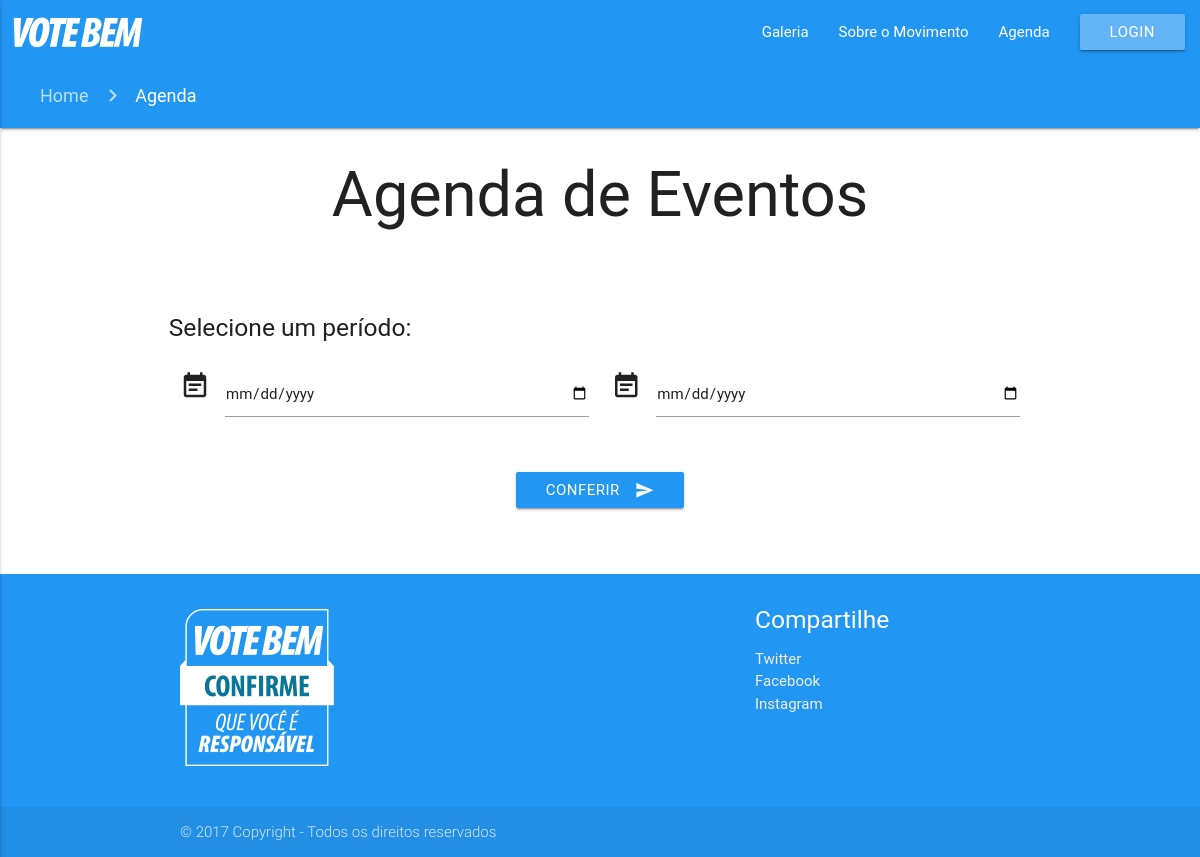
The app's page /agenda.php, older data.
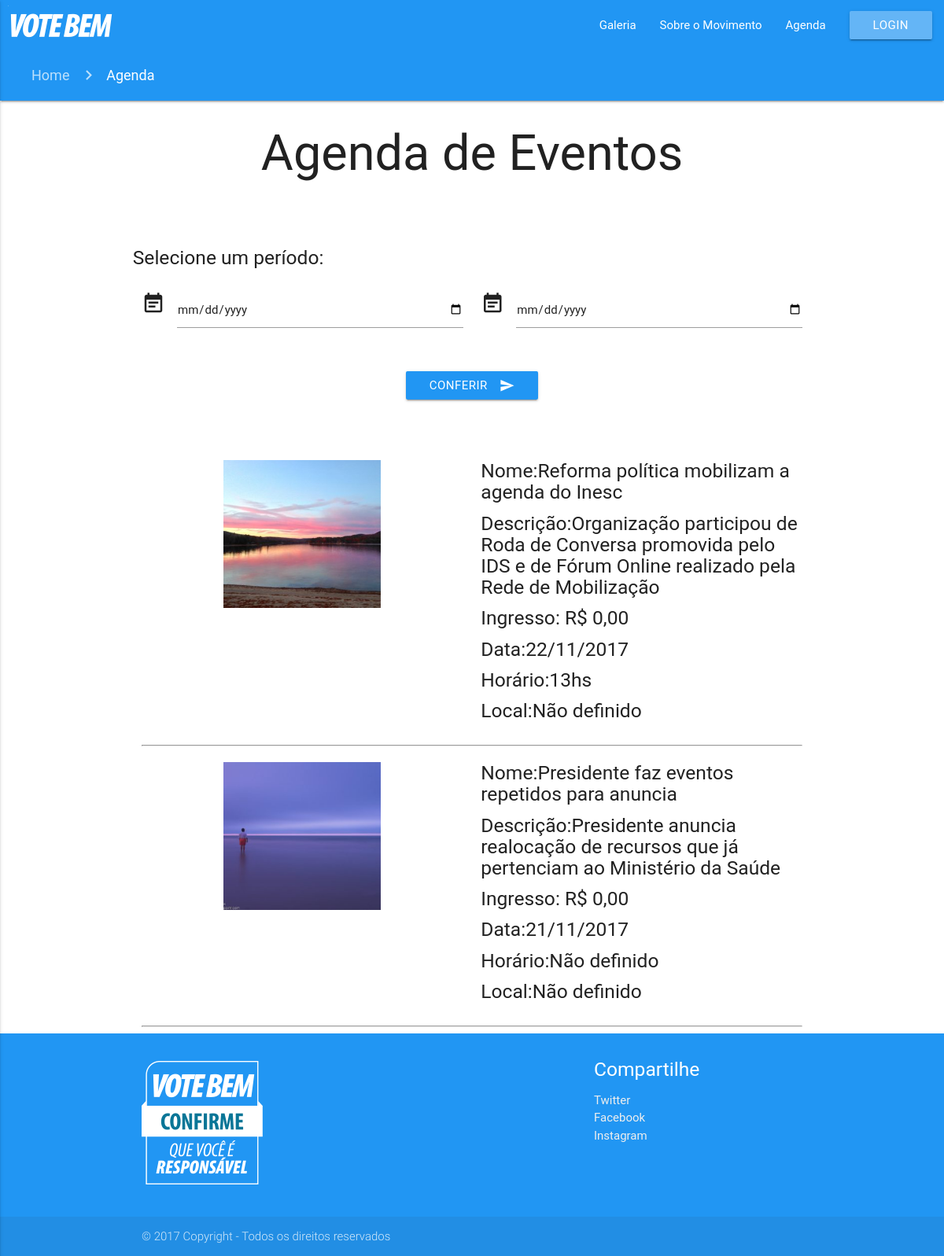
The same page, newer data.
### tables this page shows
CREATE TABLE `tb_eventos` (
  `id_evento` int(6) NOT NULL,
  `nome` varchar(200) NOT NULL,
  `imagem` varchar(200) DEFAULT NULL,
  `descricao` varchar(200) NOT NULL,
  `ingresso` float NOT NULL,
  `data` varchar(200) NOT NULL,
  `horario` varchar(200) NOT NULL,
  `local` varchar(200) NOT NULL
);

### agenda.php (the view, shortened to what this page needs)
<!DOCTYPE html>
<html lang="pt-br">
	<head>
		<link type="text/css" rel="stylesheet" href="css/materialize.min.css" media="screen,projection" />
		<link rel="stylesheet" href="css/estilo.css">
	</head>
	<?php
		if(isset($_POST['periodo'])){
				$dataInicial = $_POST['dataInicial'];
				$dataFinal   = $_POST['dataFinal'];
				$order = "WHERE data BETWEEN '$dataInicial' AND '$dataFinal'";
		}else{
			$order = "";
		}
	?>
	<?php
		$sql = "SELECT * FROM tb_eventos $order";
		include "PaginasProcessamento/conexao.php";
		$vb = $banco -> prepare($sql);
		$vb -> execute();
	?>
	<body>
		<main>
			<?php include "PaginasProcessamento/nav.php"; ?>
				<nav>
					<div class="nav-wrapper blue espacamento-lateral">
						<div class="col s12">
							<a href="index.php" class="breadcrumb">Home</a>
							<a href="agenda.php" class="breadcrumb">Agenda</a>
						</div>
					</div>
				</nav>
			<div class='container'>
				<h1 class='center'>Agenda de Eventos</h1><br><br>
				<form method="POST" action="" class="col s12">
				<div class="row">
					<p><h5>Selecione um período:</h5></p>
					<div class="input-field col s12 m6">
						<i class="material-icons prefix">event_note</i>
						<input id="de" name="dataInicial" type="date" required class="validate">
					</div>
					<div class="input-field col s12 m6">
						<i class="material-icons prefix">event_note</i>
						<input id="ate" name="dataFinal" type="date" required class="validate">
					</div>
				</div>
				<div class="row">
					<div class="input-field col s12 m12 l12 center">
						<button class="btn waves-effect waves-light blue botao" type="submit" name="periodo">Conferir
							<i class="material-icons right">send</i>
						</button>
					</div>
				</div>
				<br><br>
			</form>
			<?php
				foreach($vb as $agenda){
					$nome         = $agenda["nome"];
					$imagem       = $agenda["imagem"];
					$descricao    = $agenda["descricao"];
					$ingresso     = $agenda["ingresso"];
					$ingresso     = ' R$ ' . number_format($ingresso, 2, ',', '.');
					$data         = $agenda["data"];
					$horario      = $agenda["horario"];
					$local        = $agenda["local"];
					echo "<div class='row'>
					<div class='col s12 m6 center'>
					 <img class='img' width='200px' height='200px' src='imgs/eventos/$imagem'>
					</div>
						<div class='col s12 m6'><a name='ev1'></a>
							<h5>Nome:$nome </h5>
							<h5>Descrição:$descricao</h5>
							<h5>Ingresso:$ingresso</h5>
							<h5>Data:$data</h5>
							<h5>Horário:$horario</h5>
							<h5>Local:$local</h5>
						</div>
				</div><hr>";
				}
			?>
			</div>
		</main>
		<footer class="page-footer blue">
			<div class="container">
				<div class="row">
					<div class="col l6 s12">
						<p><a href="index.php"><img src="imgs/footer-logo.png"></a></p>
					</div>
					<div class="col l4 offset-l2 s12">
						<h5 class="white-text">Compartilhe</h5>
						<ul>
							<li><a class="grey-text text-lighten-3" href="#!">Twitter</a></li>
							<li><a class="grey-text text-lighten-3" href="#!">Facebook</a></li>
							<li><a class="grey-text text-lighten-3" href="#!">Instagram</a></li>
						</ul>
					</div>
				</div>
			</div>
			<div class="footer-copyright">
				<div class="container">
					© 2017 Copyright - Todos os direitos reservados
				</div>
			</div>
		</footer>
	</body>
</html>

### PaginasProcessamento/nav.php (shortened to what this page needs)
<?php
			if(@$_SESSION['login'] == 1){
	    echo  "<nav>
				<div class=\"nav-wrapper blue\">
					<a href=\"index.php\" class=\"brand-logo\"><img src=\"imgs/nav-logo.png\" title=\"Vote bem\" alt=\"Vote Bem\"></a>
					<a href=\"#\" data-activates=\"mobile-demo\" class=\"button-collapse\"><i class=\"material-icons\">menu</i></a>
					<ul class=\"right hide-on-med-and-down\">
						<li><a href=\"PagsControle/painel.php\">Painel de Controle</a></li>
						<li><a href=\"galeria.php\">Galeria</a></li>
						<li><a href=\"sobre.php\">Sobre o Movimento</a></li>
						<li><a href=\"agenda.php\">Agenda</a></li>
						<li><a href=\"PaginasProcessamento/logoff.php\" class=\"waves-effect waves-light btn blue lighten-2\">Sair</a></li>
					</ul>
					<ul class=\"side-nav\" id=\"mobile-demo\">
						<li><a href=\"PagsControle/painel.php\">Painel de Controle</a></li>
						<li><a href=\"galeria.php\">Galeria</a></li>
						<li><a href=\"sobre.php\">Sobre o Movimento</a></li>
						<li><a href=\"agenda.php\">Agenda</a></li>
						<li><a href=\"login.php\">Login</a></li>
					</ul>
				</div>
			</nav>";
			}else{
				echo "<nav>
				<div class=\"nav-wrapper blue\">
					<a href=\"index.php\" class=\"brand-logo\"><img src=\"imgs/nav-logo.png\" title=\"Vote bem\" alt=\"Vote Bem\"></a>
					<a href=\"#\" data-activates=\"mobile-demo\" class=\"button-collapse\"><i class=\"material-icons\">menu</i></a>
					<ul class=\"right hide-on-med-and-down\">
						<li><a href=\"galeria.php\">Galeria</a></li>
						<li><a href=\"sobre.php\">Sobre o Movimento</a></li>
						<li><a href=\"agenda.php\">Agenda</a></li>
						<li><a href=\"login.php\" class=\"waves-effect waves-light btn blue lighten-2\">Login</a></li>
					</ul>
					<ul class=\"side-nav\" id=\"mobile-demo\">
						<li><a href=\"galeria.php\">Galeria</a></li>
						<li><a href=\"sobre.php\">Sobre o Movimento</a></li>
						<li><a href=\"agenda.php\">Agenda</a></li>
						<li><a href=\"login.php\">Login</a></li>
					</ul>
				</div>
			</nav>";
			}
			?>

### css/estilo.css (style rules this page uses)
html,body { height: 100%; }
body { display: flex; min-height: 100vh; flex-direction: column; }
main { flex: 1 0 auto; }
.espacamento-lateral { padding-left: 40px; }

### agenda.php (style rules this page uses)
.img { padding-top:3%; }
.botao { margin:0 auto; }

Row changes from the older to the newer data that the page shows:
added tb_eventos: imagem (picture), nome "Reforma política mobilizam a agenda do Inesc", descricao "Organização participou de Roda de Conversa promovida pelo IDS e de Fórum Online realizado pela Rede de Mobilização", ingresso "R$ 0,00", data "22/11/2017", horario "13hs", local "Não definido"
added tb_eventos: imagem (picture), nome "Presidente faz eventos repetidos para anuncia", descricao "Presidente anuncia realocação de recursos que já pertenciam ao Ministério da Saúde", ingresso "R$ 0,00", data "21/11/2017", horario "Não definido", local "Não definido"
